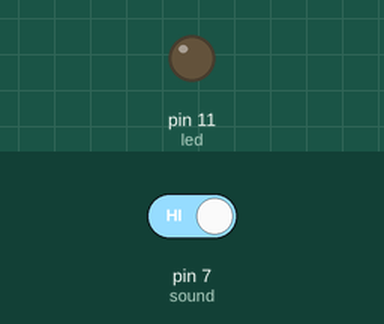
This sketch was run on a simulated Arduino Uno, built with avr-gcc and run on an emulated ATmega328P. Shown: output pins drawn as LEDs (lit = HIGH). Inputs (shaded band) come from the test bench; at power-on: pin 7 (sound) HIGH.

Above: at 1.2 s.
1.3 s: pin 7 (sound) driven LOW
At 2.3 s:
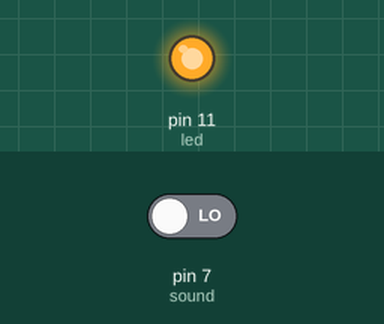
2.8 s: pin 7 (sound) driven HIGH
At 3.4 s:
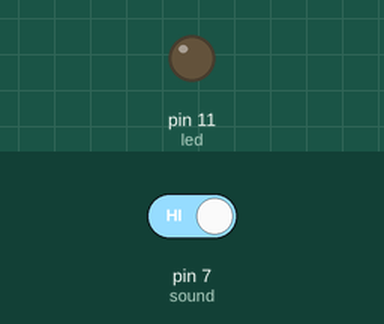
Timing chart, 0 to 5.8 s (numbered marks = the images above; inputs shaded):
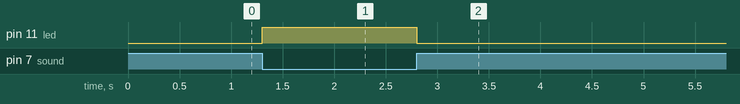

Measured:
- after the input at 1.3 s, pin 11 (led): LOW → HIGH at once
- after the input at 2.8 s, pin 11 (led): HIGH → LOW at once

The sketch:

Sound_Detector.ino
```cpp
/*
  Project: Sound Detector
  Description:
    - Detects sound using a digital sound sensor.
    - Turns on an LED when sound is detected.
*/

const int led = 11;   // LED connected to pin 11
const int sound = 7;  // Sound sensor output connected to pin 7
int soundVal = 0;     // Variable to store sensor reading

void setup() {
  pinMode(led, OUTPUT);  // Set LED pin as OUTPUT
  pinMode(sound, INPUT); // Set sound sensor pin as INPUT
}

void loop() {
  soundVal = digitalRead(sound);  // Read sound sensor value

  if (soundVal == LOW) {          // Check if sound is detected (LOW signal)
    digitalWrite(led, HIGH);      // Turn ON LED
  } else {
    digitalWrite(led, LOW);       // Turn OFF LED
  }
}
```
